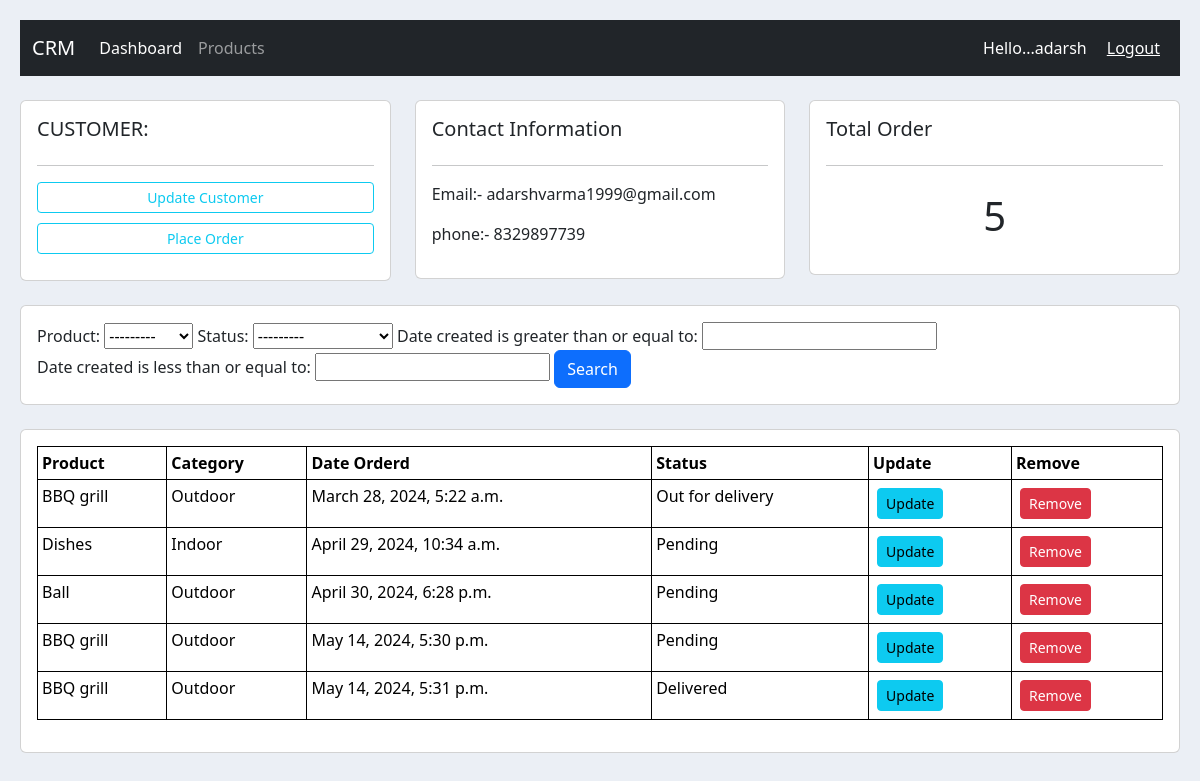
The page /customer/2/ (signed in) on the database its author committed.
### accounts/models.py (models this page shows, shortened)
class Customer(models.Model):
    user = models.OneToOneField(User, null = True, blank = True, on_delete=models.CASCADE)
    name = models.CharField(max_length=200, null = True)
    phone = models.CharField(max_length=200, null = True)
    email = models.EmailField(max_length=200, null = True)
    profile_pic = models.ImageField(default = "default-image.jpg", null = True, blank = True)
    date_created = models.DateTimeField(auto_now_add=True, null = True)

class Order(models.Model):
    STATUS = (
        ('Pending','Pending'),
        ('Out for delivery','Out for delivery'),
        ('Delivered','Delivered'),
    )
    customer = models.ForeignKey(Customer, null= True, on_delete= models.SET_NULL)
    product = models.ForeignKey(Product, null= True, on_delete= models.SET_NULL)
    date_created = models.DateTimeField(auto_now_add=True, null = True)
    status = models.CharField(max_length = 200, null = True, choices = STATUS)

class Product(models.Model):
    CATEGORY = (
        ('Indoor','Indoor'),
        ('Outdoor','Outdoor'),
    )
    name = models.CharField(max_length=200, null = True)
    price = models.FloatField(null = True)
    category = models.CharField(max_length=200, null = True, choices = CATEGORY)
    description = models.TextField(max_length=200, null = True, blank=True)
    date_created = models.DateTimeField(auto_now_add=True, null = True)
    tag = models.ManyToManyField(Tag)
    def __str__(self):
        return self.name

### accounts/decorators.py (the view)
        def wrapper_func(request, *args, **kwargs):
            group = None
            if request.user.groups.exists():
                group = request.user.groups.all()[0].name
            if group in allowed_roles:
                return view_func(request, *args, **kwargs)
            else:
                return HttpResponse('You are not authorized to view this page')

### accounts/views.py (called while the page is built)
@login_required(login_url='login')
@allowed_users(allowed_roles=["admin"])
def customer(request, pk):
    customer = Customer.objects.get(id=pk)
    orders = customer.order_set.all()
    total_orders = orders.count()
    myFilter = OrderFilter(request.GET, queryset=orders)
    orders = myFilter.qs  #.qs helps to access the filtered queryset and rendered it out
    context = {'customer':customer, 'orders':orders, 'total_orders':total_orders, 'myFilter':myFilter}
    return render(request, "accounts/customer.html", context)

### accounts/templates/accounts/customer.html
{% extends "accounts/base.html" %}
{% block start %}
<br>
<div class="row">
    <div class="col-md">
        <div class="card card-body">
            <h5>CUSTOMER:</h5>
            <hr>
            <a class="btn btn-outline-info btn-sm btn-block" href="">Update Customer</a>
            <a class="btn btn-outline-info btn-sm btn-block" href="{% url 'create_order' customer.id %}">Place Order</a>
        </div>
    </div>
    <div class="col-md">
        <div class="card card-body">
            <h5>Contact Information</h5>
            <hr>
            <p>Email:- {{customer.email}}</p>
            <p>phone:- {{customer.phone}} </p>
        </div>
    </div>
    <div class="col-md">
        <div class="card card-body">
            <h5>Total Order</h5>
            <hr>
            <h1 style="text-align: center;padding: 10px">{{total_orders}}</h1>
        </div>
    </div>
</div>
<br>
<div class="row">
    <div class="col">
        <div class="card card-body">
            <form method="GET" class="form-inline">
                {% for field in myFilter.form %}
                    {{ field.label_tag }}
                    {{ field }}
                {% endfor %}
                <button class="btn btn-primary ml-2" type="submit">Search</button>
            </form>
        </div>
    </div>
</div>
<br>
<div class="row">
    <div class="col-md">
        <div class="card card-body">
            <table class="table table-sm">
                <tr>
                    <th>Product</th>
                    <th>Category</th>
                    <th>Date Orderd</th>
                    <th>Status</th>
                    <th>Update</th>
                    <th>Remove</th>
                </tr>
                {% for order in orders %}
                    <tr>
                        <td>{{order.product}}</td>
                        <td>{{order.product.category}}</td>
                        <td>{{order.date_created}}</td>
                        <td>{{order.status}}</td>
                        <td><a class="btn btn-sm btn-info m-1" href="{% url 'update_order' order.id %}">Update</a></td>
                        <td><a class="btn btn-sm btn-danger m-1" href="{% url 'delete_order' order.id %}">Remove</a></td>
                    </tr>
                {% endfor %}
            </table>
        </div>
    </div>
</div>
{% endblock %}

### accounts/templates/accounts/navbar.html (shortened to what this page needs)
<nav class="navbar navbar-expand-lg navbar-dark bg-dark">
    <div class="container-fluid">
      <a class="navbar-brand" href="https://brokennest-production.up.railway.app">CRM</a>
      <div class="collapse navbar-collapse" id="navbarNav">
        <ul class="navbar-nav">
          {% if request.user.is_staff %}
          <li class="nav-item">
            <a class="nav-link active" aria-current="page" href="{% url 'home' %}">Dashboard</a>
          </li>
          <li class="nav-item">
            <a class="nav-link" href="{% url 'products' %}">Products</a>
          </li>
          {% else %}
          <li class="nav-item">
            <a class="nav-link" href="{% url 'account' %}">Settings</a>
          </li>
          {% endif %}
        </ul>
      </div>
    </div>
    <span class="hello-msg">Hello...{{request.user}}</span>
    <span ><a class="hello-msg" href="{% url 'logout' %}">Logout</a></span>
  </nav>

### static/css/base.css (style rules this page uses)
* { padding:0; margin:0; box-sizing: border-box; }
body { background-color: #ebeff5; padding:20px; }
.card-body a.btn { margin-bottom: 10px; }
table, th, td { border: 1px solid black; }

### accounts/templates/accounts/navbar.html (style rules this page uses)
.hello-msg { font: size 18px; color: #fff; margin-right: 20px; }

### rows shown on the page
Customer: email "adarshvarma1999@gmail.com", phone "8329897739"
Order: product "BBQ grill", product.category "Outdoor", date_created "March 28, 2024, 5:22 a.m.", status "Out for delivery"
Order: product "Dishes", product.category "Indoor", date_created "April 29, 2024, 10:34 a.m.", status "Pending"
Order: product "Ball", product.category "Outdoor", date_created "April 30, 2024, 6:28 p.m.", status "Pending"
Order: product "BBQ grill", product.category "Outdoor", date_created "May 14, 2024, 5:30 p.m.", status "Pending"
Order: product "BBQ grill", product.category "Outdoor", date_created "May 14, 2024, 5:31 p.m.", status "Delivered"

### other values the page prints
{{ request.user }} "adarsh"
{{ total_orders }} "5"
{{ field.label_tag }} "Product:" "Status:" "Date created is greater than or equal to:" "Date created is less than or equal to:"
